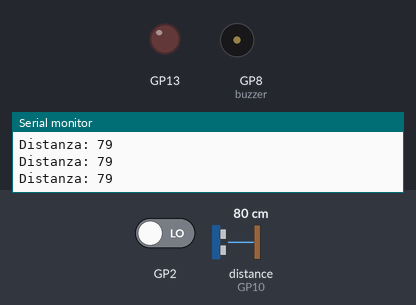
Simulated run of this sketch. Board: Raspberry Pi Pico W. Parts: output pins drawn as LEDs (lit = HIGH), buzzer (waves = sounding), the last lines printed to the serial monitor. Wiring (from diagram.json): ultrasonic range finder: trigger GP9; echo GP10. The inputs (shaded band) are chosen by the test bench; at power-on: distance to the obstacle (sensor on GP10) 80 cm, GP2 LOW. The echo pulse lasts 58.3 µs per cm; pins used as bus, display or sensor lines are not drawn.

Above: at 1.2 s.
1.3 s: distance to the obstacle (sensor on GP10) set to 54 cm
2.8 s: distance to the obstacle (sensor on GP10) set to 45 cm
At 4.0 s:
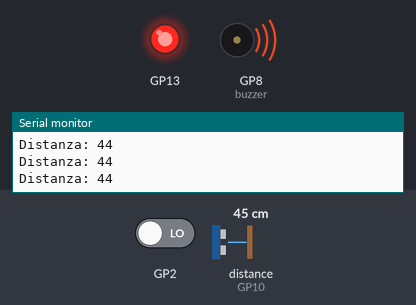
4.3 s: distance to the obstacle (sensor on GP10) set to 60 cm
At 4.55 s:
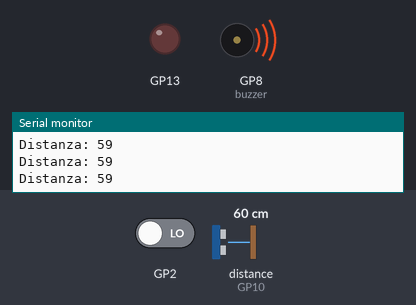
6.2 s: distance to the obstacle (sensor on GP10) set to 2 cm
At 7.4 s:
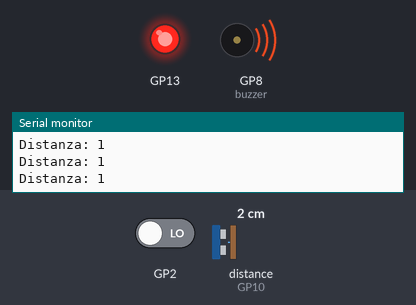
7.7 s: distance to the obstacle (sensor on GP10) set to 120 cm
At 8.7 s:
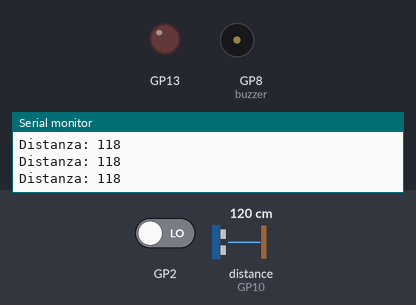
Timing chart, 0 to 10.6 s (numbered marks = the images above; inputs shaded):
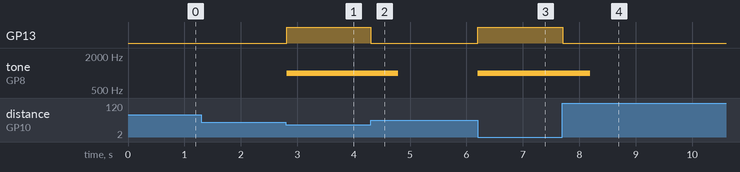

The sketch:

sketch.ino
```cpp
int pirsensor = 0;

const int trigPin = 9;
const int echoPin = 10;
long duration;
int distance;

void setup() {
  // put your setup code here, to run once:
 pinMode(trigPin, OUTPUT);
 pinMode(echoPin, INPUT);
 pinMode(13, OUTPUT);
 pinMode(2, INPUT);
 pinMode(8, OUTPUT);
}
void loop() {
  // put your main code here, to run repeatedly:
  pirsensor = digitalRead(2);

  digitalWrite(trigPin, LOW);
  delayMicroseconds(2);
  digitalWrite(trigPin, HIGH);
  delayMicroseconds(10);
  digitalWrite(trigPin, LOW);
  duration = pulseIn(echoPin, HIGH);
  distance = duration * 0.034 / 2;


  if(pirsensor == HIGH || distance < 50){
    digitalWrite(13, HIGH);
    tone(8, 1000, 500);
  }
  else{
    digitalWrite(13, LOW);
  }

  Serial.print("Distanza: ");
  Serial.println(distance);
  delay(10);
}
```

Measured:
- the behaviour switches between 51 and 50 cm on distance to the obstacle (sensor on GP10) (found by bisection; images 0 and 1)
- after the input at 2.8 s, GP13: LOW → HIGH at once; tone on GP8 (buzzer): silent → 1000 Hz at once
- after the input at 4.3 s, GP13: HIGH → LOW at once; tone on GP8 (buzzer): 1000 Hz → silent after 0.49 s
- after the input at 6.2 s, GP13: LOW → HIGH at once; tone on GP8 (buzzer): silent → 1000 Hz at once
- after the input at 7.7 s, GP13: HIGH → LOW at once; tone on GP8 (buzzer): 1000 Hz → silent after 0.49 s
